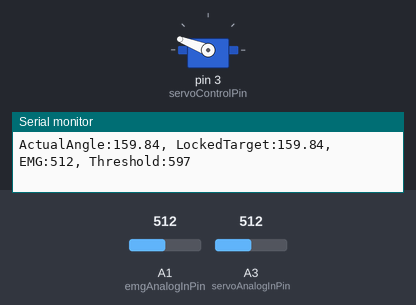
The sketch below on a simulated Arduino Uno, built with avr-gcc and run on an emulated ATmega328P. On the bench: servo, the last lines printed to the serial monitor. The inputs (shaded band) are chosen by the test bench; at power-on: A3 (servoAnalogInPin) = 512, A1 (emgAnalogInPin) = 512.

Above: at 4.2 s.
4.3 s: A3 (servoAnalogInPin) set to 405
7.3 s: A3 (servoAnalogInPin) set to 376
10.3 s: A1 (emgAnalogInPin) set to 582
13.3 s: A1 (emgAnalogInPin) set to 608
16.3 s: A1 (emgAnalogInPin) set to 90
At 17.0 s:
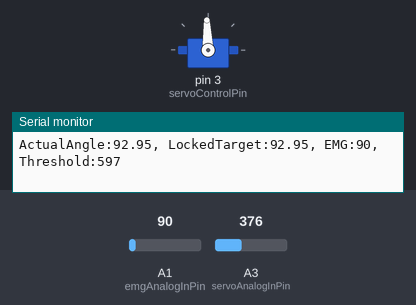
Timing chart, 0 to 18.8 s (numbered marks = the images above; inputs shaded):
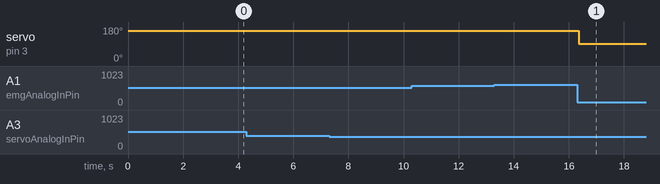

The sketch:

ArduinoCodeArmFinal.ino
```cpp
#include <Servo.h>

Servo exoServo;

// --- PINS ---
int servoAnalogInPin = A3;
int emgAnalogInPin = A1;
int servoControlPin = 3;

int posIs;
int emgIs;
float posIsDeg;

// --- CALIBRATION VALUES ---
float rawAtZero = 187.0;
float rawAtTarget = 370.0;
float targetAngle = 90.0;
float scaleFactor;

// --- DYNAMIC EMG VARIABLES ---
int emgBaseline = 0;
int emgThreshold = 0;

// --- STATE MACHINE VARIABLES ---
float lockedPosDeg = 0.0;
bool isMoving = false; // Tracks whether the clutch is engaged

void setup() {
  Serial.begin(9600);

  scaleFactor = targetAngle / (rawAtTarget - rawAtZero);

  // Read initial position so we can lock it immediately on startup
  posIs = analogRead(servoAnalogInPin);
  lockedPosDeg = scaleFactor * (posIs - rawAtZero);

  // Constrain the startup angle to prevent violent snapping
  lockedPosDeg = constrain(lockedPosDeg, 0, 180);

  exoServo.attach(servoControlPin);
  exoServo.write(lockedPosDeg);

  // --- EMG AUTO-CALIBRATION SEQUENCE ---
  Serial.println("Calibrating EMG... DO NOT MOVE OR FLEX!");
  long emgSum = 0;

  // Take 100 readings over 2 seconds to find the true resting baseline
  for(int i = 0; i < 100; i++) {
    emgSum += analogRead(emgAnalogInPin);
    delay(20);
  }

  emgBaseline = emgSum / 100;

  // Set the threshold 85 points above the resting baseline
  emgThreshold = emgBaseline + 85;

  Serial.print("Calibration Complete. Baseline: ");
  Serial.print(emgBaseline);
  Serial.print(" | Active Threshold: ");
  Serial.println(emgThreshold);

  delay(1000); // Brief pause so you can read the output
}

void loop() {
  // 1. READ SENSORS
  posIs = analogRead(servoAnalogInPin);
  emgIs = analogRead(emgAnalogInPin);
  posIsDeg = scaleFactor * (posIs - rawAtZero);

  // 2. STATE MACHINE LOGIC (Using dynamic threshold)
  if (emgIs > emgThreshold) {

      // --- STATE 1: INTENT TO MOVE ---
      if (!isMoving) {
        exoServo.detach(); // Press the clutch: cut power to the motor
        isMoving = true;
      }

      // Silently track the arm as the human moves it
      lockedPosDeg = posIsDeg;

  } else {

      // --- STATE 2: HOLD AGAINST TREMOR ---
      if (isMoving) {
        // Protect the servo from negative or out-of-bounds angles
        lockedPosDeg = constrain(lockedPosDeg, 0, 180);

        exoServo.attach(servoControlPin); // Release the clutch: turn motor back on
        exoServo.write(lockedPosDeg);     // Command it to hold the new spot
        isMoving = false;
      }

      // Notice there is no update to lockedPosDeg here.
      // It stays frozen at the exact position you left it.
  }

  // --- DEBUGGING OUTPUT ---
  Serial.print("ActualAngle:");
  Serial.print(posIsDeg);
  Serial.print(", LockedTarget:");
  Serial.print(lockedPosDeg);
  Serial.print(", EMG:");
  Serial.print(emgIs);
  Serial.print(", Threshold:");
  Serial.println(emgThreshold);

  delay(20);
}
```

Measured:
- after the input at 16.3 s, servo on pin 3 (servoControlPin): 159° → 92° after 0.06 s
